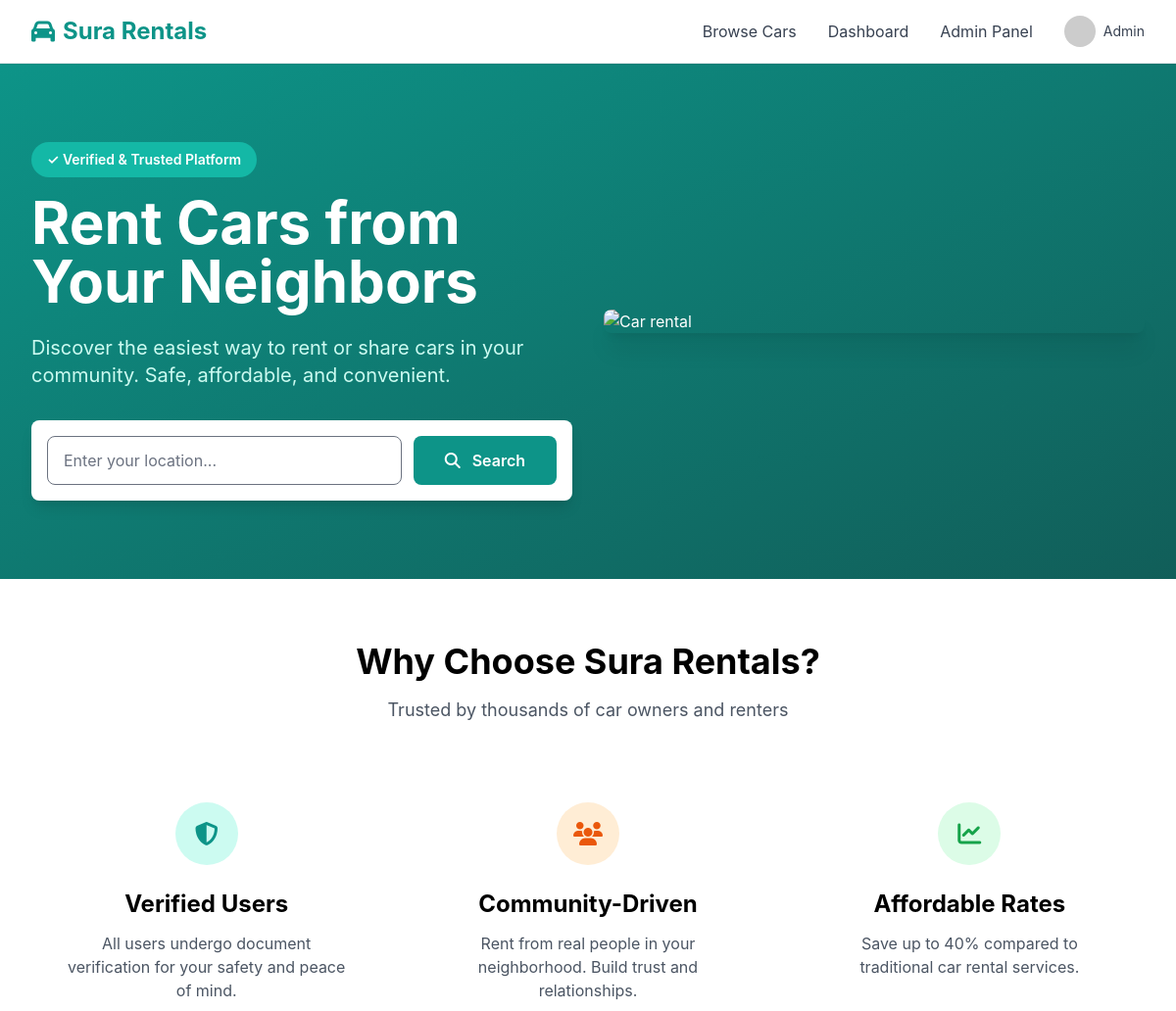
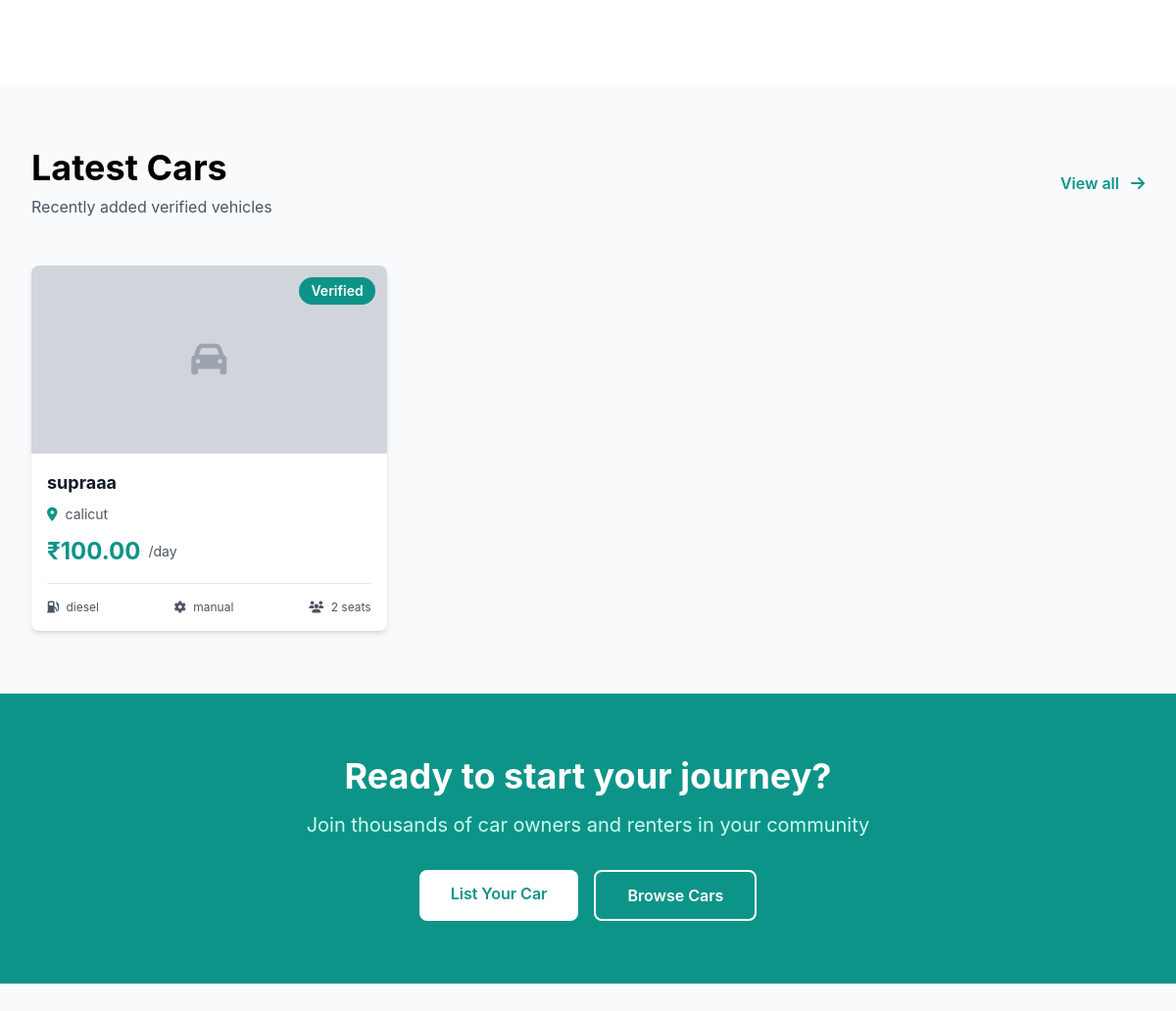
Screenshot of / (signed in) with the database file from the repository (2 pictures, top to bottom).
### apps/accounts/models.py (models this page shows, shortened)
class CustomUser(AbstractUser):
    ROLE_CHOICES = (
        ('user', 'Regular User'),
        ('admin', 'Administrator'),
    )
    username = None  # Remove username field
    email = models.EmailField(unique=True)
    phone_number = models.CharField(max_length=20, blank=True)
    location = models.CharField(max_length=255, blank=True)
    role = models.CharField(max_length=20, choices=ROLE_CHOICES, default='user')
    is_verified = models.BooleanField(default=False)
    is_email_verified = models.BooleanField(default=False)
    is_phone_verified = models.BooleanField(default=False)
    is_active = models.BooleanField(default=True)
    created_at = models.DateTimeField(auto_now_add=True)
    updated_at = models.DateTimeField(auto_now=True)
    USERNAME_FIELD = 'email'
    REQUIRED_FIELDS = []
    objects = CustomUserManager()
    class Meta:
        db_table = 'custom_user'
        indexes = [
            models.Index(fields=['email']),
            models.Index(fields=['is_verified']),
            models.Index(fields=['is_active']),
        ]

### apps/cars/models.py (models this page shows, shortened)
class Car(models.Model):
    FUEL_TYPE_CHOICES = (
        ('petrol', 'Petrol'),
        ('diesel', 'Diesel'),
        ('electric', 'Electric'),
        ('hybrid', 'Hybrid'),
    )
    STATUS_CHOICES = (
        ('pending', 'Pending Verification'),
        ('verified', 'Verified'),
        ('rejected', 'Rejected'),
        ('delisted', 'Delisted'),
    )
    owner = models.ForeignKey(CustomUser, on_delete=models.CASCADE, related_name='cars')
    title = models.CharField(max_length=255)
    description = models.TextField()
    brand = models.CharField(max_length=100)
    model = models.CharField(max_length=100)
    year = models.IntegerField(validators=[
        MinValueValidator(1900),
        MaxValueValidator(2100)
    ])
    fuel_type = models.CharField(max_length=20, choices=FUEL_TYPE_CHOICES)
    price_per_day = models.DecimalField(max_digits=10, decimal_places=2, validators=[MinValueValidator(0)])
    location = models.CharField(max_length=255)
    registration_number = models.CharField(max_length=50, unique=True)
    mileage = models.IntegerField(help_text="Mileage in kilometers")
    transmission = models.CharField(max_length=50, choices=[('manual', 'Manual'), ('automatic', 'Automatic')])
    seats = models.IntegerField(validators=[MinValueValidator(1), MaxValueValidator(9)])
    color = models.CharField(max_length=50)
    rc_document = models.FileField(upload_to='car_documents/rc/')
    insurance_document = models.FileField(upload_to='car_documents/insurance/', null=True, blank=True)
    status = models.CharField(max_length=20, choices=STATUS_CHOICES, default='pending')
    is_available = models.BooleanField(default=True)
    rating = models.DecimalField(max_digits=3, decimal_places=2, default=0)
    total_bookings = models.IntegerField(default=0)
    created_at = models.DateTimeField(auto_now_add=True)
    updated_at = models.DateTimeField(auto_now=True)
    deleted_at = models.DateTimeField(null=True, blank=True)  # Soft delete
    class Meta:
        db_table = 'car'
        ordering = ['-created_at']
        indexes = [
            models.Index(fields=['owner', 'status']),
            models.Index(fields=['location', 'price_per_day']),
            models.Index(fields=['fuel_type']),
            models.Index(fields=['is_available']),
            models.Index(fields=['status']),
        ]

### apps/accounts/views.py (the view)
# urls.py: path('', views.home, name='home'),
@require_http_methods(["GET", "POST"])
def home(request):
    from apps.cars.models import Car
    if request.method == 'POST':
        location = request.POST.get('location', '')
        if location:
            return redirect(f'browse_cars?location={location}')
    latest_cars = Car.objects.filter(status='verified', is_available=True).order_by('-created_at')[:6]
    return render(request, 'home.html', {
        'latest_cars': latest_cars
    })

### templates/home.html (shortened to what this page needs)
{% extends 'base.html' %}
{% block content %}
<section class="bg-gradient-to-br from-teal-600 to-teal-800 text-white py-20">
    <div class="max-w-7xl mx-auto px-4 sm:px-6 lg:px-8">
        <div class="grid grid-cols-1 md:grid-cols-2 gap-8 items-center">
            <div class="fade-in">
                <div class="inline-block bg-teal-500 text-white px-4 py-2 rounded-full text-sm font-semibold mb-4">
                    ✓ Verified & Trusted Platform
                </div>
                <h1 class="text-5xl md:text-6xl font-bold mb-6 leading-tight">
                    Rent Cars from Your Neighbors
                </h1>
                <p class="text-xl text-teal-100 mb-8">
                    Discover the easiest way to rent or share cars in your community. Safe, affordable, and convenient.
                </p>
                <form method="GET" action="{% url 'browse_cars' %}" class="bg-white rounded-lg p-4 shadow-lg slide-in">
                    <div class="flex flex-col sm:flex-row gap-3">
                        <input type="text" name="location" placeholder="Enter your location..."
                               class="flex-1 px-4 py-3 rounded-lg text-gray-800 focus:outline-none focus:ring-2 focus:ring-teal-600">
                        <button type="submit" class="bg-teal-600 text-white px-8 py-3 rounded-lg hover:bg-teal-700 transition font-semibold">
                            <i class="fas fa-search mr-2"></i> Search
                        </button>
                    </div>
                </form>
            </div>
            <div class="hidden md:block">
                <img src="https://images.unsplash.com/photo-1552820728-8ac41f1ce891?w=600&h=400&fit=crop"
                     alt="Car rental" class="rounded-lg shadow-xl">
            </div>
        </div>
    </div>
</section>
<section class="py-16 bg-white">
    <div class="max-w-7xl mx-auto px-4 sm:px-6 lg:px-8">
        <h2 class="text-4xl font-bold text-center mb-4">Why Choose Sura Rentals?</h2>
        <p class="text-center text-gray-600 mb-12 text-lg">Trusted by thousands of car owners and renters</p>
        <div class="grid grid-cols-1 md:grid-cols-3 gap-8">
            <div class="text-center p-8 rounded-lg hover:shadow-lg transition-shadow">
                <div class="bg-teal-100 w-16 h-16 rounded-full flex items-center justify-center mx-auto mb-6">
                    <i class="fas fa-shield-alt text-teal-600 text-2xl"></i>
                </div>
                <h3 class="text-2xl font-bold mb-3">Verified Users</h3>
                <p class="text-gray-600">
                    All users undergo document verification for your safety and peace of mind.
                </p>
            </div>
            <div class="text-center p-8 rounded-lg hover:shadow-lg transition-shadow">
                <div class="bg-orange-100 w-16 h-16 rounded-full flex items-center justify-center mx-auto mb-6">
                    <i class="fas fa-users text-orange-600 text-2xl"></i>
                </div>
                <h3 class="text-2xl font-bold mb-3">Community-Driven</h3>
                <p class="text-gray-600">
                    Rent from real people in your neighborhood. Build trust and relationships.
                </p>
            </div>
            <div class="text-center p-8 rounded-lg hover:shadow-lg transition-shadow">
                <div class="bg-green-100 w-16 h-16 rounded-full flex items-center justify-center mx-auto mb-6">
                    <i class="fas fa-chart-line text-green-600 text-2xl"></i>
                </div>
                <h3 class="text-2xl font-bold mb-3">Affordable Rates</h3>
                <p class="text-gray-600">
                    Save up to 40% compared to traditional car rental services.
                </p>
            </div>
        </div>
    </div>
</section>
<section class="py-16 bg-gray-50">
    <div class="max-w-7xl mx-auto px-4 sm:px-6 lg:px-8">
        <div class="flex justify-between items-center mb-12">
            <div>
                <h2 class="text-4xl font-bold mb-2">Latest Cars</h2>
                <p class="text-gray-600">Recently added verified vehicles</p>
            </div>
            <a href="{% url 'browse_cars' %}" class="text-teal-600 hover:text-teal-700 font-semibold">
                View all <i class="fas fa-arrow-right ml-2"></i>
            </a>
        </div>
        {% if latest_cars %}
            <div class="grid grid-cols-1 md:grid-cols-2 lg:grid-cols-3 gap-6">
                {% for car in latest_cars %}
                    <a href="{% url 'car_detail' car.id %}" class="group">
                        <div class="bg-white rounded-lg overflow-hidden shadow-md hover:shadow-xl transition-all duration-300 transform hover:-translate-y-1">
                            <div class="relative h-48 bg-gray-200 overflow-hidden">
                                {% if car.images.first %}
                                    <img src="{{ car.images.first.image.url }}" alt="{{ car.title }}"
                                         class="w-full h-full object-cover group-hover:scale-110 transition-transform duration-300">
                                {% else %}
                                    <div class="w-full h-full flex items-center justify-center bg-gray-300">
                                        <i class="fas fa-car text-gray-400 text-4xl"></i>
                                    </div>
                                {% endif %}
                                <div class="absolute top-3 right-3 bg-teal-600 text-white px-3 py-1 rounded-full text-sm font-semibold">
                                    Verified
                                </div>
                            </div>
                            <div class="p-4">
                                <h3 class="text-lg font-bold text-gray-900 mb-2">{{ car.title }}</h3>
                                <div class="flex items-center text-gray-600 text-sm mb-3">
                                    <i class="fas fa-map-marker-alt mr-2 text-teal-600"></i>
                                    {{ car.location }}
                                </div>
                                <div class="flex items-center justify-between">
                                    <div class="flex items-center space-x-2">
                                        <span class="text-2xl font-bold text-teal-600">₹{{ car.price_per_day }}</span>
                                        <span class="text-sm text-gray-600">/day</span>
                                    </div>
                                </div>
                                <div class="mt-4 pt-4 border-t flex justify-between text-xs text-gray-600">
                                    <span><i class="fas fa-gas-pump mr-1"></i> {{ car.fuel_type }}</span>
                                    <span><i class="fas fa-cog mr-1"></i> {{ car.transmission }}</span>
                                    <span><i class="fas fa-users mr-1"></i> {{ car.seats }} seats</span>
                                </div>
                            </div>
                        </div>
                    </a>
                {% endfor %}
            </div>
        {% else %}
            <div class="text-center py-12">
                <i class="fas fa-inbox text-gray-400 text-5xl mb-4"></i>
                <p class="text-gray-600 text-lg">No cars available yet. Check back soon!</p>
            </div>
        {% endif %}
    </div>
</section>
<section class="bg-teal-600 text-white py-16">
    <div class="max-w-4xl mx-auto px-4 text-center">
        <h2 class="text-4xl font-bold mb-4">Ready to start your journey?</h2>
        <p class="text-xl text-teal-100 mb-8">
            Join thousands of car owners and renters in your community
        </p>
        <div class="flex flex-col sm:flex-row gap-4 justify-center">
            {% if user.is_authenticated %}
                <a href="{% url 'create_car_listing' %}" class="bg-white text-teal-600 px-8 py-3 rounded-lg hover:bg-gray-100 transition font-semibold">
                    List Your Car
                </a>
                <a href="{% url 'browse_cars' %}" class="border-2 border-white text-white px-8 py-3 rounded-lg hover:bg-white hover:text-teal-600 transition font-semibold">
                    Browse Cars
                </a>
            {% endif %}
        </div>
    </div>
</section>
{% endblock %}

### templates/includes/navbar.html (shortened to what this page needs)
<nav class="sticky top-0 z-50 bg-white border-b border-gray-200 shadow-sm">
    <div class="max-w-7xl mx-auto px-4 sm:px-6 lg:px-8">
        <div class="flex justify-between items-center h-16">
            <a href="{% url 'home' %}" class="flex items-center space-x-2">
                <i class="fas fa-car text-teal-600 text-2xl"></i>
                <span class="text-2xl font-bold text-teal-600">Sura Rentals</span>
            </a>
            <div class="hidden md:flex items-center space-x-8">
                <a href="{% url 'browse_cars' %}" class="text-gray-700 hover:text-teal-600 transition">Browse Cars</a>
                {% if user.is_authenticated %}
                    <a href="{% url 'dashboard' %}" class="text-gray-700 hover:text-teal-600 transition">Dashboard</a>
                    {% if user.role == 'admin' %}
                        <a href="/admin/" class="text-gray-700 hover:text-teal-600 transition">Admin Panel</a>
                    {% endif %}
                    <div class="relative group">
                        <button class="flex items-center space-x-2 text-gray-700 hover:text-teal-600 transition">
                            <img src="https://ui-avatars.com/api/?name={{ user.first_name }}+{{ user.last_name }}&background=0d8abc&color=fff"
                                 alt="{{ user.email }}" class="h-8 w-8 rounded-full">
                            <span class="text-sm">{{ user.first_name|default:user.email }}</span>
                        </button>
                    </div>
                {% else %}
                    <a href="{% url 'login' %}" class="text-gray-700 hover:text-teal-600 transition">Log In</a>
                    <a href="{% url 'signup_step1' %}" class="bg-orange-500 text-white px-6 py-2 rounded-full hover:bg-orange-600 transition font-medium">Sign Up</a>
                {% endif %}
            </div>
        </div>
    </div>
</nav>

### templates/base.html (style rules this page uses)
* { margin: 0; padding: 0; box-sizing: border-box; }
body { font-family: -apple-system, BlinkMacSystemFont, 'Segoe UI', Roboto, 'Helvetica Neue', Arial, sans-serif; background-color: #f8f9fa; }
.fade-in { animation: fadeIn 0.3s ease-in; }
.slide-in { animation: slideIn 0.3s ease-in; }

### rows the page displays
CustomUser: first_name "Admin"
Car: title "supraaa", location "calicut", price_per_day "100.00", fuel_type "diesel", transmission "manual", seats "2"
